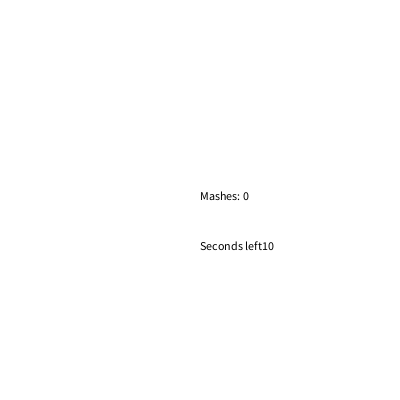
Frame 1 (no input)
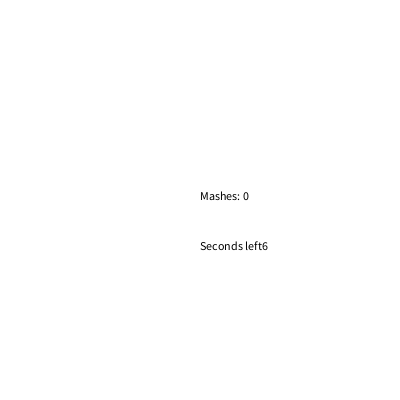
Frame 60 (the mouse pressed at the canvas centre just before this capture)
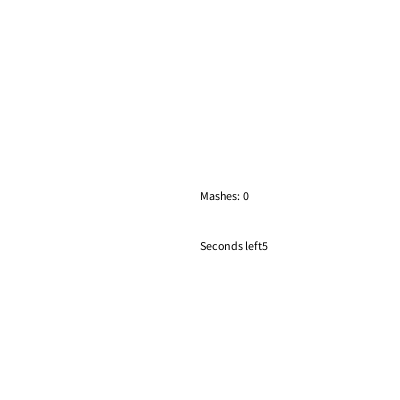
Frame 120 (the mouse held since frame 60 and released just before this capture)

The Processing sketch that drew these frames (run headless with seeded random() and noise(); from frame 60 on, the mouse is pressed at the canvas centre):

// Processing sketch: Hoofdstuk_12_2
// ── Hoofdstuk_12_2.pde
int MS;
int tijdover;
int Mashes = 0;
boolean mashing = true;

void setup(){
 size(400,400);
}

void draw(){
  background(255,255,255);
  
 MS = millis()/1000;
 tijdover = 10 - MS;
 if(tijdover <= 0){
 tijdover = 0;
 }
 if(MS >= 10){
 mashing = false;
 }
 fill(0,0,0);
 text("Mashes: " + Mashes, 200,200);
 text("Seconds left" + tijdover,200, 250);
}

void keyReleased(){
 if(keyCode == 32 && mashing){
 Mashes++;
 }
}
